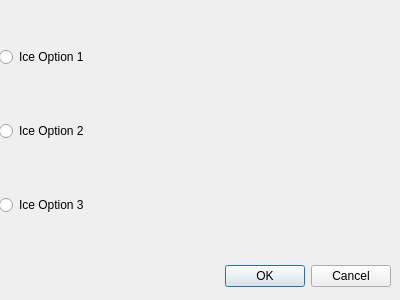
<?xml version="1.0" encoding="UTF-8"?>
<ui version="4.0">
 <class>AmountDialog</class>
 <widget class="QDialog" name="AmountDialog">
  <property name="geometry">
   <rect>
    <x>0</x>
    <y>0</y>
    <width>400</width>
    <height>300</height>
   </rect>
  </property>
  <property name="windowTitle">
   <string>Dialog</string>
  </property>
  <widget class="QDialogButtonBox" name="buttonBox">
   <property name="geometry">
    <rect>
     <x>50</x>
     <y>260</y>
     <width>341</width>
     <height>32</height>
    </rect>
   </property>
   <property name="orientation">
    <enum>Qt::Horizontal</enum>
   </property>
   <property name="standardButtons">
    <set>QDialogButtonBox::Cancel|QDialogButtonBox::Ok</set>
   </property>
  </widget>
  <widget class="QWidget" name="verticalLayoutWidget">
   <property name="geometry">
    <rect>
     <x>-1</x>
     <y>-1</y>
     <width>401</width>
     <height>264</height>
    </rect>
   </property>
   <layout class="QVBoxLayout" name="IngredientsLayout">
    <item>
     <widget class="QRadioButton" name="iceOption1">
      <property name="text">
       <string>Ice Option 1</string>
      </property>
     </widget>
    </item>
    <item>
     <widget class="QRadioButton" name="iceOption2">
      <property name="text">
       <string>Ice Option 2</string>
      </property>
     </widget>
    </item>
    <item>
     <widget class="QRadioButton" name="iceOption3">
      <property name="text">
       <string>Ice Option 3</string>
      </property>
     </widget>
    </item>
   </layout>
  </widget>
 </widget>
 <resources/>
 <connections>
  <connection>
   <sender>buttonBox</sender>
   <signal>accepted()</signal>
   <receiver>AmountDialog</receiver>
   <slot>accept()</slot>
   <hints>
    <hint type="sourcelabel">
     <x>248</x>
     <y>254</y>
    </hint>
    <hint type="destinationlabel">
     <x>157</x>
     <y>274</y>
    </hint>
   </hints>
  </connection>
  <connection>
   <sender>buttonBox</sender>
   <signal>rejected()</signal>
   <receiver>AmountDialog</receiver>
   <slot>reject()</slot>
   <hints>
    <hint type="sourcelabel">
     <x>316</x>
     <y>260</y>
    </hint>
    <hint type="destinationlabel">
     <x>286</x>
     <y>274</y>
    </hint>
   </hints>
  </connection>
 </connections>
</ui>
